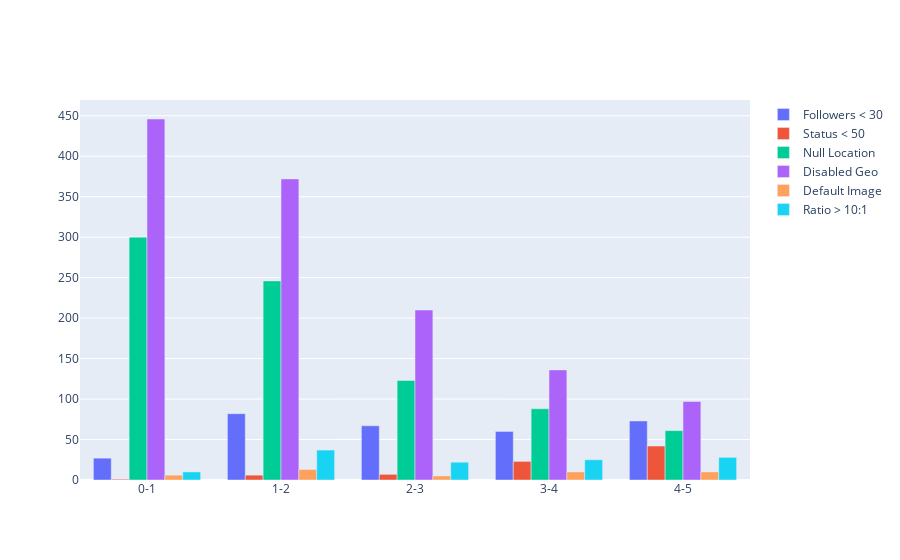

The cell this chart's notebook holds for it:
### Code cell
score=['0-1', '1-2', '2-3', '3-4', '4-5']

fig = go.Figure(data=[
    go.Bar(name='Followers < 30', x=score, y=[len(followers01_less30), len(followers12_less30), len(followers23_less30), len(followers34_less30), len(followers45_less30)]),
    go.Bar(name='Status < 50', x=score, y=[len(status01_less50),len(status12_less50),len(status23_less50),len(status34_less50),len(status45_less50)]),
    go.Bar(name='Null Location', x=score, y=[len(location01_null),len(location12_null),len(location23_null),len(location34_null),len(location45_null)]),
    go.Bar(name='Disabled Geo', x=score, y=[len(geo01_false),len(geo12_false),len(geo23_false),len(geo34_false),len(geo45_false)]),
    go.Bar(name='Default Image', x=score, y=[len(img01_true),len(img12_true),len(img23_true),len(img34_true),len(img45_true)]),
    go.Bar(name='Ratio > 10:1', x=score, y=[len(ratio01_more10),len(ratio12_more10),len(ratio23_more10),len(ratio34_more10),len(ratio45_more10)])
])
# Change the bar mode
fig.update_layout(barmode='group')
fig.show()

### Figure 1 — Plotly figure (JSON) as saved in the notebook; plotly's stock layout.template omitted (floating-point values rounded to 4 significant figures)
{"data": [{"name": "Followers < 30", "type": "bar", "x": ["0-1", "1-2", "2-3", "3-4", "4-5"], "y": [27, 82, 67, 60, 73]}, {"name": "Status < 50", "type": "bar", "x": ["0-1", "1-2", "2-3", "3-4", "4-5"], "y": [1, 6, 7, 23, 42]}, {"name": "Null Location", "type": "bar", "x": ["0-1", "1-2", "2-3", "3-4", "4-5"], "y": [300, 246, 123, 88, 61]}, {"name": "Disabled Geo", "type": "bar", "x": ["0-1", "1-2", "2-3", "3-4", "4-5"], "y": [446, 372, 210, 136, 97]}, {"name": "Default Image", "type": "bar", "x": ["0-1", "1-2", "2-3", "3-4", "4-5"], "y": [6, 13, 5, 10, 10]}, {"name": "Ratio > 10:1", "type": "bar", "x": ["0-1", "1-2", "2-3", "3-4", "4-5"], "y": [10, 37, 22, 25, 28]}], "layout": {"barmode": "group"}}
